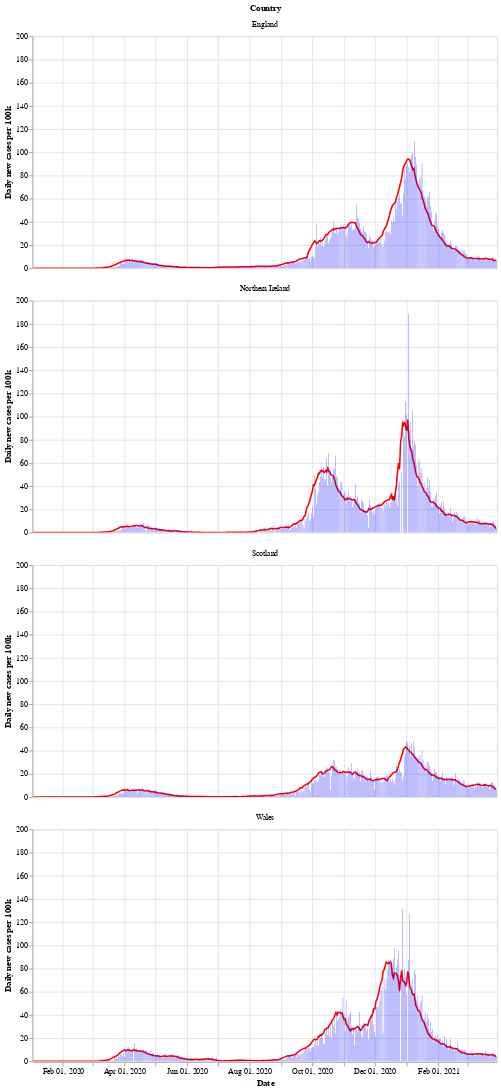

Notebook code for this chart:
### Markdown cell above
Next is a bar chart of the number of new cases in each country (per 100k population), with the 7 day moving average of cases. Again we see that Wales saw a longer period of raising and falling cases compared to the other countries.

After a period of cases falling, each nation is now seeing a rise in the number of cases - especially in Wales.

### Code cell
# collapse
bars = alt.Chart(uk_cases).mark_bar().encode(
    x=alt.X("yearmonthdate(date):T", axis=alt.Axis(title='Date')),
    y=alt.Y("newCasesRate:Q", axis=alt.Axis(title='Daily new cases per 100k')),
    tooltip='newCasesRate',
    color=alt.condition(
        alt.datum.dailyChange > 0,
        alt.value("orange"),  # The positive color
        alt.value("blue")  # The negative color
    )
).properties(title='New cases per 100k population with rolling 7 day average', width=600).interactive()
line = alt.Chart(uk_cases).mark_line(
    color='red',
    size=2,
).transform_window(
    rolling_mean='mean(newCasesRate)',
    frame=[0, 7],
    groupby=['areaName']
).encode(
    x='yearmonthdate(date):T',
    y='rolling_mean:Q'
)
alt.layer(line, bars, data=uk_cases).facet(alt.Row('areaName', title='Country'), columns=1)

### Figure 1 — Vega-Lite specification as saved in the notebook (floating-point values rounded to 4 significant figures; data arrays with more than 128 entries replaced by an {"elided": "..."} marker saying what was removed)
{"config": {"view": {"continuousWidth": 400, "continuousHeight": 300}}, "data": {"name": "data-a08b739025173bc5068cb732f9cf8ad1"}, "facet": {"type": "nominal", "field": "areaName", "title": "Country"}, "spec": {"layer": [{"mark": {"type": "line", "color": "red", "size": 2}, "encoding": {"x": {"type": "temporal", "field": "date", "timeUnit": "yearmonthdate"}, "y": {"type": "quantitative", "field": "rolling_mean"}}, "transform": [{"window": [{"op": "mean", "field": "newCasesRate", "as": "rolling_mean"}], "frame": [0, 7], "groupby": ["areaName"]}]}, {"mark": "bar", "encoding": {"color": {"condition": {"value": "orange", "test": "(datum.dailyChange > 0)"}, "value": "blue"}, "tooltip": {"type": "quantitative", "field": "newCasesRate"}, "x": {"type": "temporal", "axis": {"title": "Date"}, "field": "date", "timeUnit": "yearmonthdate"}, "y": {"type": "quantitative", "axis": {"title": "Daily new cases per 100k"}, "field": "newCasesRate"}}, "selection": {"selector002": {"type": "interval", "bind": "scales", "encodings": ["x", "y"]}}, "title": "New cases per 100k population with rolling 7 day average", "width": 600}]}, "columns": 1, "$schema": "https://vega.github.io/schema/vega-lite/v4.8.1.json", "datasets": {"data-a08b739025173bc5068cb732f9cf8ad1": {"elided": "1808 records"}}}
